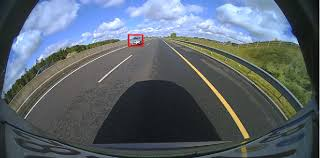
#> input picture Fisheye Lane Detection OpenCV/CODE2/otherangle2.jpeg, 320 x 158 px
$ jupyter execute camera_caliberation_code_otherangle2_final.ipynb
#> lines starting #> are read from the running program, lines starting #| are printed output that depends on the picture; after the words box and inside, x2 and y2 are one past the last pixel; in counts of white or black regions, pixels touching at a corner belong together
[cell 1]
#Importing the required modules
import cv2
import math
import numpy as np
import matplotlib.pyplot as plt

[cell 2]
#Read and Show the input image
original_image=cv2.imread('otherangle2.jpeg')
#> original_image is the input picture: shape (158, 320, 3); mean B, G, R 108.4, 100.2, 90.3
cv2.imshow('Original_image',original_image)
cv2.waitKey(0)
cv2.destroyAllWindows()

[cell 3]
#For highlighting a specific region og the image and supressing the other regions
def region_of_interest(image):
    img_height = image.shape[0]
    img_width = image.shape[1]
    # Define the vertices of a polygon that represents the region of interest (ROI).
    # Here we highlight the BOTTOM part of the image and maskout the remaining part of the image
    vertices = np.array([
        [(0,img_height),
         (0, img_height*0.3),
         (img_width, img_height*0.3),
         (img_width, img_height)]
    ], dtype=np.int32)

    # Create an empty mask image with the same dimensions as the input image.
    mask= np.zeros_like(image)
    # Fill the region defined by the polygon with a white color (255) to create the mask.
    cv2.fillPoly(mask, vertices, 255)
    # Bitwise AND between the input image and the mask
    # This operation retains the pixel values in the ROI (defined by the mask) and sets the rest to zero.
    highlighted_image = cv2.bitwise_and(image, mask)

    return highlighted_image

[cell 4]
#Detecting edges from the input image

def canny(image):
    # Convert to grayscale as only image intensity needed for gradients
    gray_image= cv2.cvtColor(image,cv2.COLOR_RGB2GRAY)

    # 5x5 gaussian blur to reduce noise
    blur = cv2.GaussianBlur(gray_image, (5,5), 0)

    # Canny edge detector with minVal of 50 and maxVal of 150
    edges = cv2.Canny(blur, 70, 180)
    return edges

[cell 5]
#For correcting the distortions present in the fish eye input image
def distortion_correction(image):
    #Camera orientation and Field Of View Parameters in degrees
    cameraHeading= 90.0 #cameras horizontal direction or rotation
    cameraPitch= 90.0 #cameras vertical direction or rotation
    cameraFOV= 90.0 #cameras field of view in degrees
    #dimensions of input image
    img_width, img_height = original_image.shape[1],original_image.shape[0]
#> img_width = 320; img_height = 158
    print(f"Input Image width = {img_width}")
#| Input Image width = 320
    print(f"Input Image height = {img_height}")
#| Input Image height = 158

    #dimensions of destination image that will hold the corrected image
    outimg_width= img_width-20
#> outimg_width = 300
    outimg_height= img_height-20
#> outimg_height = 138

    #Initializing camera parameters
    DEG2RAD= math.pi/180.0 #converting degree to radians

    #Calculating the required camera parameters
    vertical_map= img_height / math.pi # for mapping cameras vertical angles
#> vertical_map = 50.29
    horizontal_map= 0.5*img_width / math.pi #for mapping the entire range of horizontal angles
#> horizontal_map = 50.93
    upFactor= 2.0 * math.tan(cameraFOV* DEG2RAD / 2.0) #factor to control amount of vertical stretching or compression
    rightFactor= 1.33 * upFactor #factor to achieve desired horizontal correction

    #calculating direction vector of camera
    X_cameraDir= math.sin(cameraPitch * DEG2RAD) * math.sin(cameraHeading * DEG2RAD)
    Y_cameraDir= math.cos(cameraPitch * DEG2RAD)
    Z_cameraDir= math.sin(cameraPitch * DEG2RAD) * math.cos(cameraHeading * DEG2RAD)

    #calculating up vector of camera using upFactor
    X_cameraUp= upFactor * math.sin((cameraPitch-90.0)*DEG2RAD)* math.sin(cameraHeading* DEG2RAD)
    Y_cameraUp= upFactor * math.cos((cameraPitch-90.0)*DEG2RAD)
    Z_cameraUp= upFactor * math.sin((cameraPitch-90.0)*DEG2RAD)* math.cos(cameraHeading* DEG2RAD)

    #calculating right vector of camera using rightFactor
    X_cameraRight= rightFactor * math.sin((cameraHeading-90.0)*DEG2RAD)
    Y_cameraRight= 0.0
    Z_cameraRight= rightFactor * math.cos((cameraHeading-90.0)*DEG2RAD)

    #calculating origin of the camera plane
    X_cameraPlaneOrigin= X_cameraDir + 0.5 * X_cameraUp - 0.5 * X_cameraRight
    Y_cameraPlaneOrigin= Y_cameraDir + 0.5 * Y_cameraUp - 0.5 * Y_cameraRight
    Z_cameraPlaneOrigin= Z_cameraDir + 0.5 * Z_cameraUp - 0.5 * Z_cameraRight
    FOV= math.pi * 130.0 / 180.0

    #Creating an empty destination image to hold the corrected image
    size= outimg_height, outimg_width, 3
#> size = (138, 300, 3)
    outimg= np.zeros(size, dtype=float)

    #for accessing each individual pixel in output image space
    for i in range(1, outimg_height):
        for j in range(1, outimg_width):
            #fractional position of current pixel in output image space
            fx= float(j) / float(outimg_width)
            fy= float(i) / float(outimg_height)

            #computing the 3D ray direction for the current pixel
            X_ray= X_cameraPlaneOrigin + fx* X_cameraRight - fy* X_cameraUp
            Y_ray= Y_cameraPlaneOrigin + fx* Y_cameraRight - fy* Y_cameraUp
            Z_ray= Z_cameraPlaneOrigin + fx* Z_cameraRight - fy* Z_cameraUp
            #Calculating magnitutde of the ray direction
            normRay = math.sqrt(Y_ray*Y_ray + Z_ray*Z_ray)

            #Calculating fisheye angle and radius
            azimuthal_angle = math.atan2(Z_ray, Y_ray) #angle measured in xy plan from x axis towards y axis
            polar_angle = math.atan2(normRay, X_ray) #angle measured from z axis towards xy plane
            # represents the radial distance in the fisheye image from the image center to the current pixel
            # value of r indicates how far a pixel should be from the image center to correct the distortion
            #controls how much each pixel should be moved from its distorted position to its corrected position
            radius= img_height * polar_angle / FOV

            #Mapping to pixels between distorted and corrected image

            #represents the x-coordinate (column) in the corrected fisheye image where the current pixel from the original fisheye image should be placed
            azimuthal_map = math.floor(0.5*img_width + radius * math.sin(azimuthal_angle))
            #represents the y-coordinate (row) in the corrected fisheye image where the current pixel from the original fisheye image should be placed
            polar_map = math.floor(0.5*img_height - radius*math.cos(azimuthal_angle))
            outimg_offset = (i*outimg_width + j) #calculates an index corresponding to the position of the pixel in the corrected image. Used for accessing and set pixel values in the corrected image
            img_offset = (polar_map * img_width + azimuthal_map) #calculates index corresponding to the position of the pixel in the distorted fisheye image
            row = max(min(int(polar_map),img_height-1),1) #represents row_index
            #bounded by 1 to to avoid negative indices and img_height ensures that the indices stay within image bounds
            col = max(min(int(azimuthal_map),img_width-1),1) #represents co_index

            #Incorporating colour values from input image to output image by obtaining corrected colour values for current pixels via INTERPOLATION
            outimg[i,j,0]=image[row,col,0]/255.0 #divided by 255.0 to scale the values within an range of [0,1]
            outimg[i,j,1]=image[row,col,1]/255.0
            outimg[i,j,2]=image[row,col,2]/255.0
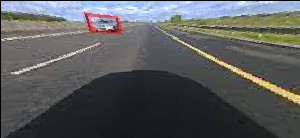
#> outimg: shape (138, 300, 3) float64; mean B, G, R 0.362, 0.358, 0.351

    return outimg * 255

[cell 6]
#Displaying Input Image
cv2.imshow('Input Image',original_image)

#Correcting distorted image
corrected_image=distortion_correction(original_image)
corrected_image = corrected_image.astype(np.uint8)
height,width=corrected_image.shape[0],corrected_image.shape[1]
#> height = 138; width = 300
print(f'img_height= {height}')
#| img_height= 138
print(f'image_width = {width}')
#| image_width = 300

#Displaying Corrected Image
cv2.imshow("corrected fisheyee image",corrected_image)
cv2.imwrite('corrected fisheyee otherangle2.jpg',corrected_image)

#Detecting and Displaying edges
canny_edges = canny(corrected_image)
#> in canny, `gray_image= cv2.cvtColor(image,cv2.COLOR_RGB2GRAY)`:
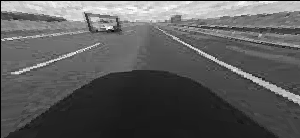
#> gray_image: shape (138, 300); min 0, max 253, mean 91.4
#> in canny, `blur = cv2.GaussianBlur(gray_image, (5,5), 0)`:
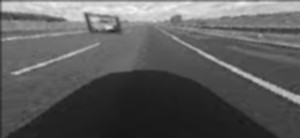
#> blur: shape (138, 300); min 24, max 242, mean 92
#> in canny, `edges = cv2.Canny(blur, 70, 180)`:
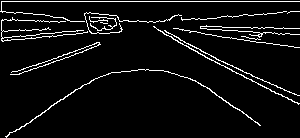
#> edges: shape (138, 300); 5.9% white in thin lines or dots
cv2.imshow('canny edges',canny_edges)
cv2.imwrite('canny edges otherangle2.jpg',canny_edges)

#Highlighting only a specific region of image
masked_image=region_of_interest(canny_edges)
#> in region_of_interest, `cv2.fillPoly(mask, vertices, 255)`:
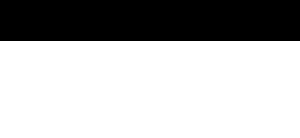
#> mask: shape (138, 300); 70.3% white; 1 black region, box (x1, y1, x2, y2) and area: (0, 0, 300, 41) 12300
#> in region_of_interest, `highlighted_image = cv2.bitwise_and(image, mask)`:
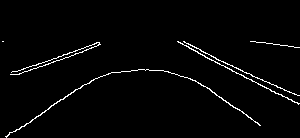
#> highlighted_image: shape (138, 300); 2.2% white in thin lines or dots, all inside (x1, y1, x2, y2) = (2, 41, 300, 138)
cv2.imshow('canny edges after applying mask',masked_image)
cv2.imwrite('roi mask otherangle2.jpg',masked_image)

#Performin Hough lines to detect the lanes
lines = cv2.HoughLinesP(
    masked_image,
    rho=2,
    theta=np.pi / 180,
    threshold=80,
    lines=np.array([]),
    minLineLength=80,
    maxLineGap=5
)
#> lines = [[215, 58, 299, 95], [205, 57, 299, 103], [11, 72, 99, 42]]

#Drawing the detected lanes onto the image
for line in lines:
    x1,y1,x2,y2=line[0]
    cv2.line(corrected_image,(x1,y1),(x2,y2),(0,255,0),2)
#> this loop made 3 passes
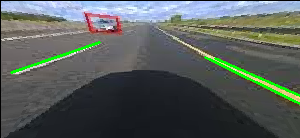
#> corrected_image: shape (138, 300, 3); mean B, G, R 90.5, 93.7, 86.8

# Display the corrected image with lane detection
cv2.imshow("Lane Detection", corrected_image)
cv2.imwrite('lane_detection_otherangle2.jpg',corrected_image)
cv2.waitKey(0)
cv2.destroyAllWindows()

$ run again, with Fisheye Lane Detection OpenCV/CODE2/otherangleimg.jpeg copied over Fisheye Lane Detection OpenCV/CODE2/otherangle2.jpeg
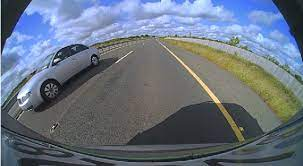
#> input picture Fisheye Lane Detection OpenCV/CODE2/otherangleimg.jpeg, 303 x 166 px
#> original_image is the input picture: shape (166, 303, 3); mean B, G, R 128.2, 114, 103.9
#| Input Image width = 303
#| Input Image height = 166
#| img_height= 146
#| image_width = 283
#> in canny, `edges = cv2.Canny(blur, 70, 180)`:
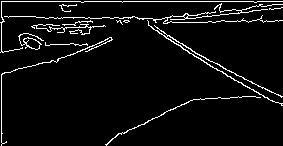
#> edges: shape (146, 283); 5.3% white in thin lines or dots
#> mask: shape (146, 283); 70.5% white; 1 black region, box (x1, y1, x2, y2) and area: (0, 0, 283, 43) 12169
#> highlighted_image: shape (146, 283); 2% white in thin lines or dots, all inside (x1, y1, x2, y2) = (0, 43, 283, 146)
#> lines = [[186, 47, 267, 90]]
#> the loop `for line in lines:` made 1 pass
#> after the loop `for line in lines:`:
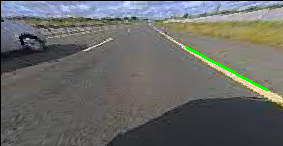
#> corrected_image: shape (146, 283, 3); mean B, G, R 103.1, 106, 104.8

$ run again, with Fisheye Lane Detection OpenCV/CODE2/corrected fisheyee img5.jpg copied over Fisheye Lane Detection OpenCV/CODE2/otherangle2.jpeg
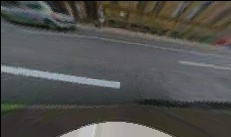
#> input picture Fisheye Lane Detection OpenCV/CODE2/corrected fisheyee img5.jpg, 231 x 137 px
#> original_image is the input picture: shape (137, 231, 3); mean B, G, R 78, 80.3, 80.6
#| Input Image width = 231
#| Input Image height = 137
#> after the loop in distortion_correction, `for i in range(1, outimg_height):`:
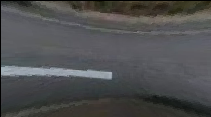
#> outimg: shape (117, 211, 3) float64; mean B, G, R 0.312, 0.309, 0.306
#| img_height= 117
#| image_width = 211
#> in canny, `edges = cv2.Canny(blur, 70, 180)`:
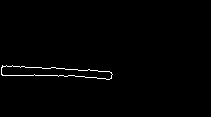
#> edges: shape (117, 211); 0.96% white in thin lines or dots, all inside (x1, y1, x2, y2) = (1, 65, 113, 80)
#> mask: shape (117, 211); 70.1% white; 1 black region, box (x1, y1, x2, y2) and area: (0, 0, 211, 35) 7385
#> lines = None

$ run again, with Fisheye Lane Detection OpenCV/CODE2/corrected fisheyee otherangleimg.jpg copied over Fisheye Lane Detection OpenCV/CODE2/otherangle2.jpeg
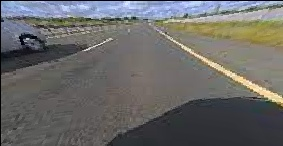
#> input picture Fisheye Lane Detection OpenCV/CODE2/corrected fisheyee otherangleimg.jpg, 283 x 146 px
#> original_image is the input picture: shape (146, 283, 3); mean B, G, R 103.9, 105.4, 105.9
#| Input Image width = 283
#| Input Image height = 146
#| img_height= 126
#| image_width = 263
#> edges: shape (126, 263); 2.7% white in thin lines or dots
#> mask: shape (126, 263); 70.6% white; 1 black region, box (x1, y1, x2, y2) and area: (0, 0, 263, 37) 9731
#> in region_of_interest, `highlighted_image = cv2.bitwise_and(image, mask)`:
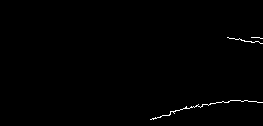
#> highlighted_image: shape (126, 263); 0.56% white in thin lines or dots, all inside (x1, y1, x2, y2) = (150, 37, 263, 120)
#> lines = None
